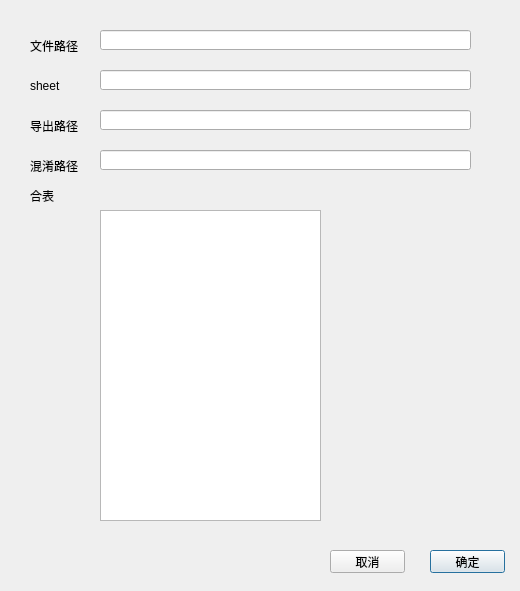
<?xml version="1.0" encoding="UTF-8"?>
<ui version="4.0">
 <class>AddDialog</class>
 <widget class="QDialog" name="AddDialog">
  <property name="geometry">
   <rect>
    <x>0</x>
    <y>0</y>
    <width>520</width>
    <height>591</height>
   </rect>
  </property>
  <property name="windowTitle">
   <string>新增</string>
  </property>
  <widget class="QLabel" name="excelPathLabel">
   <property name="geometry">
    <rect>
     <x>30</x>
     <y>40</y>
     <width>54</width>
     <height>12</height>
    </rect>
   </property>
   <property name="text">
    <string>文件路径</string>
   </property>
  </widget>
  <widget class="QLineEdit" name="excelPathLineEdit">
   <property name="geometry">
    <rect>
     <x>100</x>
     <y>30</y>
     <width>371</width>
     <height>20</height>
    </rect>
   </property>
   <property name="placeholderText">
    <string/>
   </property>
  </widget>
  <widget class="QLabel" name="exportPathLabel">
   <property name="geometry">
    <rect>
     <x>30</x>
     <y>120</y>
     <width>54</width>
     <height>12</height>
    </rect>
   </property>
   <property name="text">
    <string>导出路径</string>
   </property>
  </widget>
  <widget class="QLineEdit" name="exportPathLineEdit">
   <property name="geometry">
    <rect>
     <x>100</x>
     <y>110</y>
     <width>371</width>
     <height>20</height>
    </rect>
   </property>
  </widget>
  <widget class="QLabel" name="sumExportLabel">
   <property name="geometry">
    <rect>
     <x>30</x>
     <y>190</y>
     <width>54</width>
     <height>12</height>
    </rect>
   </property>
   <property name="text">
    <string>合表</string>
   </property>
  </widget>
  <widget class="QPushButton" name="addPushButton">
   <property name="geometry">
    <rect>
     <x>430</x>
     <y>550</y>
     <width>75</width>
     <height>23</height>
    </rect>
   </property>
   <property name="text">
    <string>确定</string>
   </property>
  </widget>
  <widget class="QPushButton" name="exitPushButton">
   <property name="geometry">
    <rect>
     <x>330</x>
     <y>550</y>
     <width>75</width>
     <height>23</height>
    </rect>
   </property>
   <property name="text">
    <string>取消</string>
   </property>
  </widget>
  <widget class="QListWidget" name="parentsListWidget">
   <property name="geometry">
    <rect>
     <x>100</x>
     <y>210</y>
     <width>221</width>
     <height>311</height>
    </rect>
   </property>
  </widget>
  <widget class="QLabel" name="selectedParentLabel">
   <property name="geometry">
    <rect>
     <x>100</x>
     <y>180</y>
     <width>371</width>
     <height>21</height>
    </rect>
   </property>
   <property name="frameShadow">
    <enum>QFrame::Plain</enum>
   </property>
   <property name="text">
    <string/>
   </property>
   <property name="textFormat">
    <enum>Qt::AutoText</enum>
   </property>
   <property name="wordWrap">
    <bool>true</bool>
   </property>
  </widget>
  <widget class="QLineEdit" name="exportSheetLineEdit">
   <property name="geometry">
    <rect>
     <x>100</x>
     <y>70</y>
     <width>371</width>
     <height>20</height>
    </rect>
   </property>
  </widget>
  <widget class="QLabel" name="exportSheetLabel">
   <property name="geometry">
    <rect>
     <x>30</x>
     <y>80</y>
     <width>54</width>
     <height>12</height>
    </rect>
   </property>
   <property name="text">
    <string>sheet</string>
   </property>
  </widget>
  <widget class="QLabel" name="exportEncryptLabel">
   <property name="geometry">
    <rect>
     <x>30</x>
     <y>160</y>
     <width>54</width>
     <height>12</height>
    </rect>
   </property>
   <property name="text">
    <string>混淆路径</string>
   </property>
  </widget>
  <widget class="QLineEdit" name="exportEncryptLineEdit">
   <property name="geometry">
    <rect>
     <x>100</x>
     <y>150</y>
     <width>371</width>
     <height>20</height>
    </rect>
   </property>
  </widget>
 </widget>
 <tabstops>
  <tabstop>excelPathLineEdit</tabstop>
  <tabstop>exportSheetLineEdit</tabstop>
  <tabstop>exportPathLineEdit</tabstop>
  <tabstop>parentsListWidget</tabstop>
  <tabstop>addPushButton</tabstop>
  <tabstop>exitPushButton</tabstop>
 </tabstops>
 <resources/>
 <connections/>
</ui>
